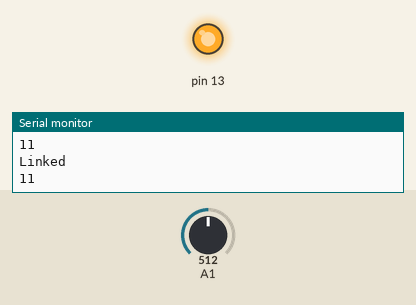
Recording of a sketch running on a simulated Arduino Uno, built with avr-gcc and run on an emulated ATmega328P. Shown: output pins drawn as LEDs (lit = HIGH), the last lines printed to the serial monitor. The inputs (shaded band) are chosen by the test bench; at power-on: A1 = 512.

Above: at 1.8 s.
1.9 s: A1 set to 312
3.4 s: A1 set to 295
At 4.9 s:
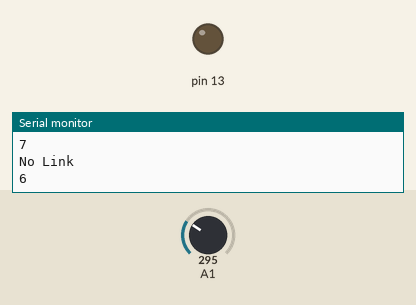
5.5 s: A1 set to 306
At 6.5 s:
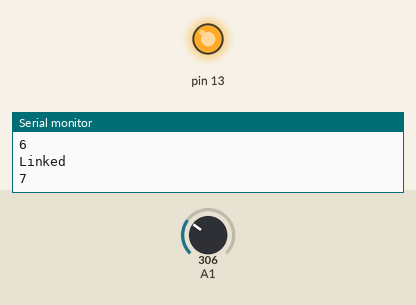
7.5 s: A1 set to 122
At 9.2 s:
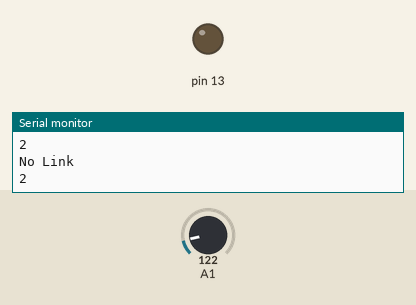
Timing chart, 0 to 10.5 s (numbered marks = the images above; inputs shaded):
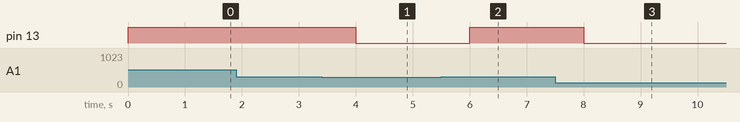

Measured:
- the behaviour switches between 305 and 304 on A1 (found by bisection; images 0 and 1)
- after the input at 3.4 s, pin 13: HIGH → LOW after 0.60 s
- after the input at 5.5 s, pin 13: LOW → HIGH after 0.50 s
- after the input at 7.5 s, pin 13: HIGH → LOW after 0.50 s

The sketch:

checkConnection.ino
```cpp
void setup() {
  // put your setup code here, to run once:
  Serial.begin(9600);
  pinMode(13,  OUTPUT);
}

void loop() {
  // put your main code here, to run repeatedly:
  int portV = (analogRead(Serial) / 1023.0) * (5.0 * 4.7);
  if (portV > 6) {
    digitalWrite(13, HIGH);
    Serial.println("Linked");
  } else {
    digitalWrite(13, LOW);
    Serial.println("No Link");
  }
  Serial.println(portV);
  delay(1000);
}
```
